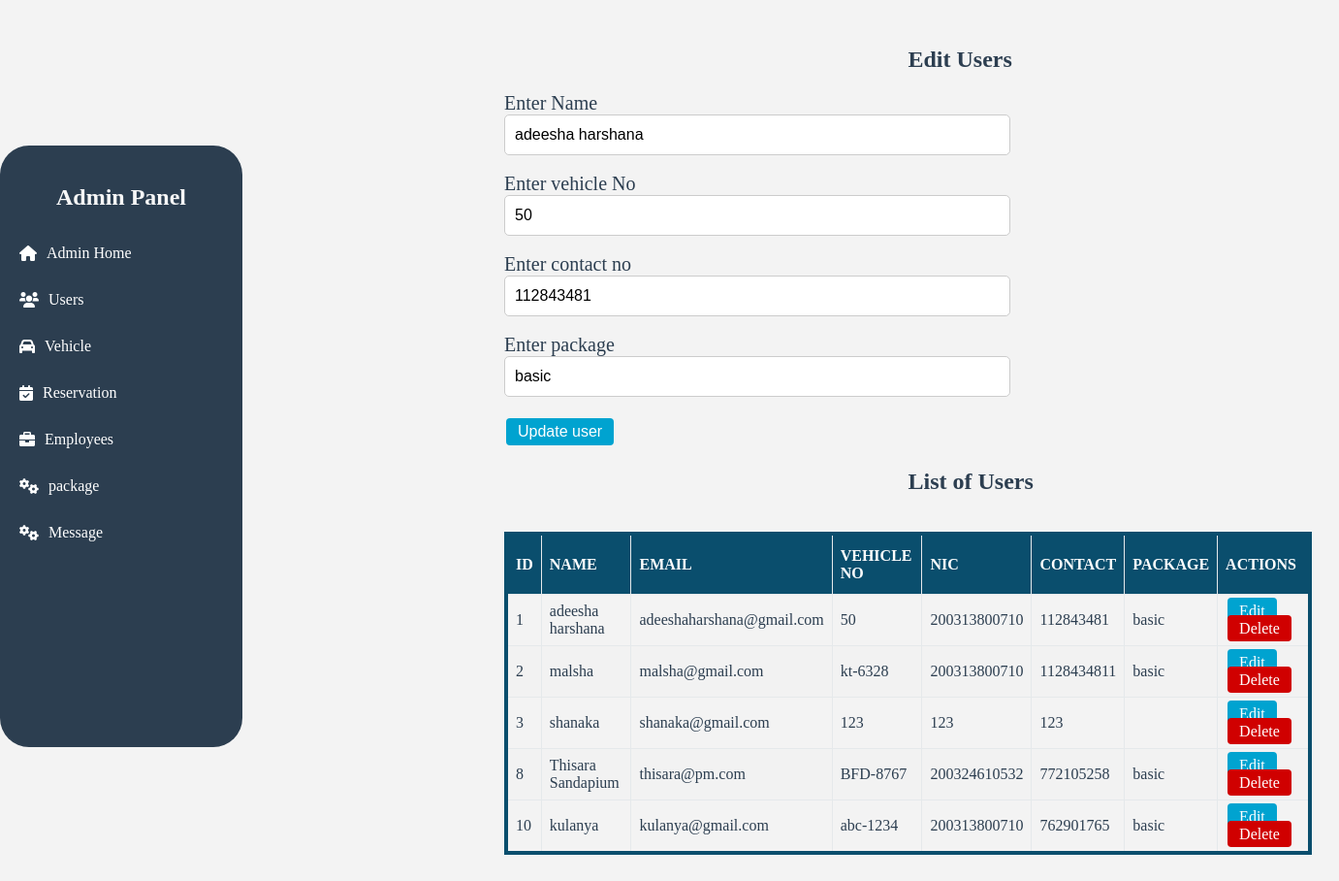
/adminUsers.php?edit_id=1, run on the app's committed database.
### tables this page shows
CREATE TABLE `users` (
  `userId` int(12) NOT NULL,
  `name` varchar(32) NOT NULL,
  `email` varchar(32) NOT NULL,
  `password` varchar(32) NOT NULL,
  `vehicleNo` varchar(8) NOT NULL,
  `idNo` varchar(12) NOT NULL,
  `lisenceNo` varchar(12) NOT NULL,
  `contactNo` int(10) NOT NULL,
  `package` varchar(10) NOT NULL,
  `file` varchar(50) NOT NULL,
  `role` varchar(10) NOT NULL
);

### adminUsers.php (the view, shortened to what this page needs)
<?php
    include("adminSidebar.php");
    require_once 'database.php';
    if (isset($_GET['edit_id'])) {
        $userid = $_GET['edit_id'];
        $sql = "SELECT * FROM users WHERE userId = '$userid'";
        $result = mysqli_query($conn, $sql);
        if ($row = mysqli_fetch_assoc($result)) {
            $name = $row['name'];
            $contact = $row['contactNo'];
            $vehicle = $row['vehicleNo'];
            $package = $row['package'];
        }
    }
?>
<!DOCTYPE html>
<html lang="en">
<head>
    <link rel="stylesheet" href="style\adminUser.css">
</head>
<body>
<div class="container" id="form-container">
    <h2>Edit Users</h2>
    <form method="post" action="">
        <div class="inputs">
            <label for="admin_name">Enter Name</label><br>
            <input type="text" name="name" id="name" value="<?php echo isset($name) ? $name : '';?>" required><br><br>
            <label for="admin_username">Enter vehicle No</label><br>
            <input type="text" name="vehicle" id="username" value="<?php echo isset($vehicle) ? $vehicle : ''; ?>" required><br><br>
            <label for="admin_username">Enter contact no</label><br>
            <input type="text" name="contact" id="username" value="<?php echo isset($contact) ? $contact : ''; ?>" required><br><br>
            <label for="admin_username">Enter package</label><br>
            <input type="text" name="package" id="username" value="<?php echo isset($package) ? $package : ''; ?>" required><br><br>
                <button type="submit" name="update" class="button" id="btn">Update user</button>
        </div>
    </form>
</div>
    <div class="container" id="table-container">
    <h2>List of Users</h2>
    <br>
    <table class="table">
        <thead>
            <tr>
                <th>ID</th>
                <th>NAME</th>
                <th>EMAIL</th>
                <th>VEHICLE NO</th>
                <th>NIC</th>
                <th>CONTACT</th>
                <th>PACKAGE</th>
                <th>ACTIONS</th>
            </tr>
        </thead>
        <tbody>
        <?php
        $query = "SELECT * FROM users";
        $query_run = mysqli_query($conn, $query);
        if (mysqli_num_rows($query_run) > 0) {
            while ($row = mysqli_fetch_assoc($query_run)) {
                ?>
                <tr>
                    <td><?php echo $row['userId']; ?></td>
                    <td><?php echo $row['name']; ?></td>
                    <td><?php echo $row['email']; ?></td>
                    <td><?php echo $row['vehicleNo']; ?></td>
                    <td><?php echo $row['idNo']; ?></td>
                    <td><?php echo $row['contactNo']; ?></td>
                    <td><?php echo $row['package']; ?></td>
                    <td>
                        <a class='button' id='btn1' href='adminUsers.php?edit_id=<?php echo $row['userId']; ?>'>Edit</a>
                        <a class='button' id='btn2' href='adminUsers.php?delete_id=<?php echo $row['userId']; ?>' onclick="return confirm('Are you sure you want to delete this admin?');">Delete</a>
                    </td>
                </tr>
                <?php
            }
        } else {
            echo "<tr><td colspan='8'>No record found</td></tr>";
        }
        ?>
        </tbody>
    </table>
</div>
</body>
</html>

### style/adminPanel.css (style rules this page uses)
body { font-family: "Arial", sans-serif; color: #2c3e50; padding: 0; display: inline-block; margin-left: 500px; padding: 20px; background-color: #f7f7f7; min-height: 100vh; }
a { pointer-events: auto; }

### style/adminUser.css (style rules this page uses)
body { background-color: #ebebeb98; font-family: poppins; }
.table { font-family: poppins; border-collapse: collapse; width: 100%; margin-left: auto; margin-right: auto; border: 4px solid rgb(10, 78, 109); }
#table-container { margin-bottom: 0px; width: 100%; }
.table td, th { border: 1px solid #e5e9eb; padding: 8px; height: 30px; }
.table tr:nth-child(even) { background-color: #f2f2f2; }
.table th { padding-top: 12px; padding-bottom: 12px; text-align: left; background-color: rgb(10, 78, 109);; color: white; }
.button { border-radius: 4px; border: none; padding: 5px 12px; text-align: center; text-decoration: none; font-size: 16px; margin: 4px 2px; cursor: pointer; }
#btn , #btn1 { background-color: rgb(0, 163, 208); color: rgb(255, 255, 255); }
#btn2 { background-color: rgb(208, 0, 0); color: rgb(255, 255, 255); }
.container h2 { padding-left: 50%; }
label { font-size: 20px; padding-top: 10px; }
input { width: 500px; height: 20px; padding: 10px; font-size: 16px; border: 1px solid #ccc; border-radius: 5px; }

### data on the page
users: name "adeesha harshana", vehicle "50", contact "112843481", package "basic", userId "1", email "adeeshaharshana@gmail.com", vehicleNo "50", idNo "200313800710", contactNo "112843481"
users: userId "2", name "malsha", email "malsha@gmail.com", vehicleNo "kt-6328", idNo "200313800710", contactNo "1128434811", package "basic"
users: userId "3", name "shanaka", email "shanaka@gmail.com", vehicleNo "123", idNo "123", contactNo "123"
users: userId "8", name "Thisara Sandapium", email "thisara@pm.com", vehicleNo "BFD-8767", idNo "200324610532", contactNo "772105258", package "basic"
users: userId "10", name "kulanya", email "kulanya@gmail.com", vehicleNo "abc-1234", idNo "200313800710", contactNo "762901765", package "basic"
